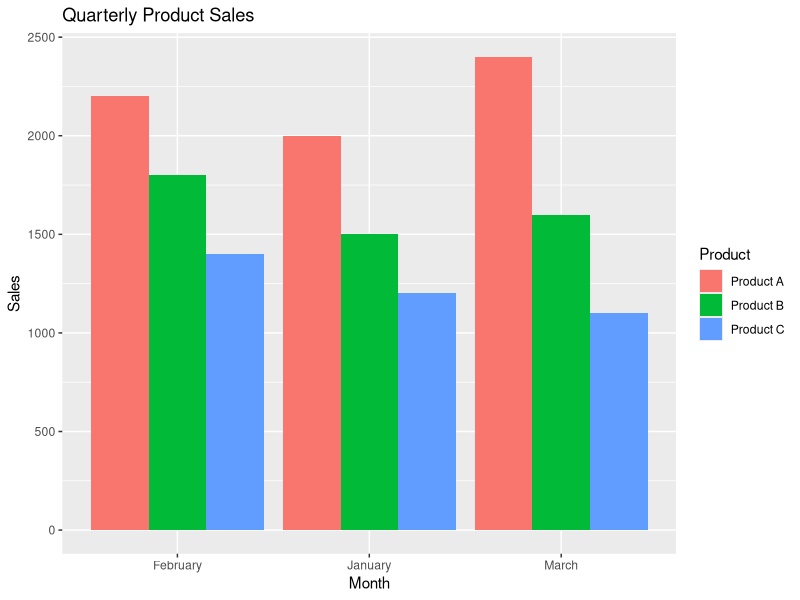
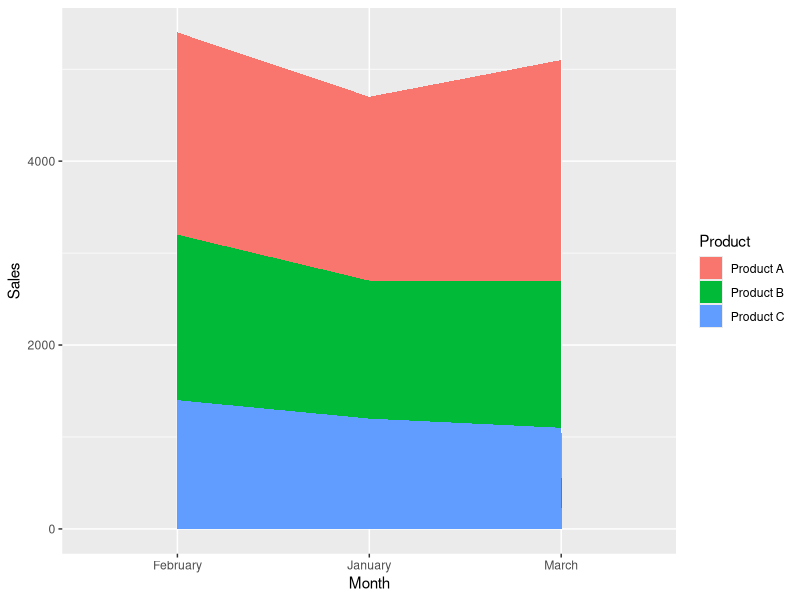

Generate these figures, in order, with R:
library(ggplot2)

sales<-data.frame(
Product=c("Product A","Product B","Product C"),
January=c(2000,1500,1200),
February=c(2200,1800,1400),
March=c(2400,1600,1100)
)

long<-data.frame(
Month=rep(c("January","February","March"),each=3),
Product=rep(sales$Product,3),
Sales=c(sales$January,sales$February,sales$March)
)

ggplot(long,aes(Month,Sales,fill=Product))+geom_bar(stat="identity",position="dodge")+labs(title="Quarterly Product Sales",x="Month",y="Sales")
ggplot(long,aes(Month,Sales,fill=Product,group=Product))+geom_area()
print(sales)
